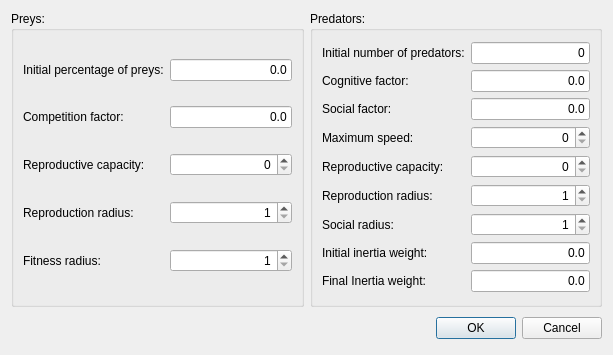
<?xml version="1.0" encoding="UTF-8"?>
<ui version="4.0">
 <class>LocalSettingsDialog</class>
 <widget class="QDialog" name="LocalSettingsDialog">
  <property name="geometry">
   <rect>
    <x>0</x>
    <y>0</y>
    <width>613</width>
    <height>355</height>
   </rect>
  </property>
  <property name="minimumSize">
   <size>
    <width>613</width>
    <height>355</height>
   </size>
  </property>
  <property name="maximumSize">
   <size>
    <width>613</width>
    <height>355</height>
   </size>
  </property>
  <property name="windowTitle">
   <string>Simulation settings</string>
  </property>
  <property name="locale">
   <locale language="Spanish" country="Mexico"/>
  </property>
  <layout class="QVBoxLayout" name="verticalLayout_3">
   <item>
    <layout class="QVBoxLayout" name="verticalLayout_2">
     <item>
      <layout class="QHBoxLayout" name="horizontalLayout_3">
       <item>
        <widget class="QGroupBox" name="groupBoxPreys">
         <property name="title">
          <string>Preys:</string>
         </property>
         <layout class="QGridLayout" name="gridLayout_2">
          <item row="3" column="1">
           <widget class="QSpinBox" name="spinBoxPreyReproductionRadius">
            <property name="alignment">
             <set>Qt::AlignRight|Qt::AlignTrailing|Qt::AlignVCenter</set>
            </property>
            <property name="minimum">
             <number>1</number>
            </property>
            <property name="value">
             <number>1</number>
            </property>
           </widget>
          </item>
          <item row="3" column="0">
           <widget class="QLabel" name="labelPreyReproductionRadius">
            <property name="text">
             <string>Reproduction radius:</string>
            </property>
           </widget>
          </item>
          <item row="2" column="1">
           <widget class="QSpinBox" name="spinBoxPreyReproductiveCapacity">
            <property name="alignment">
             <set>Qt::AlignRight|Qt::AlignTrailing|Qt::AlignVCenter</set>
            </property>
            <property name="value">
             <number>0</number>
            </property>
           </widget>
          </item>
          <item row="2" column="0">
           <widget class="QLabel" name="labelPreyReproductiveCapacity">
            <property name="text">
             <string>Reproductive capacity:</string>
            </property>
           </widget>
          </item>
          <item row="1" column="1">
           <widget class="QLineEdit" name="lineEditCompetitionFactor">
            <property name="text">
             <string>0.0</string>
            </property>
            <property name="alignment">
             <set>Qt::AlignRight|Qt::AlignTrailing|Qt::AlignVCenter</set>
            </property>
           </widget>
          </item>
          <item row="1" column="0">
           <widget class="QLabel" name="labelCompetitionFactor">
            <property name="text">
             <string>Competition factor:</string>
            </property>
           </widget>
          </item>
          <item row="0" column="1">
           <widget class="QLineEdit" name="lineEditInitialPreys">
            <property name="text">
             <string>0.0</string>
            </property>
            <property name="alignment">
             <set>Qt::AlignRight|Qt::AlignTrailing|Qt::AlignVCenter</set>
            </property>
           </widget>
          </item>
          <item row="0" column="0">
           <widget class="QLabel" name="labelInitialPreys">
            <property name="text">
             <string>Initial percentage of preys:</string>
            </property>
           </widget>
          </item>
          <item row="4" column="0">
           <widget class="QLabel" name="labelFitnessRadius">
            <property name="text">
             <string>Fitness radius:</string>
            </property>
           </widget>
          </item>
          <item row="4" column="1">
           <widget class="QSpinBox" name="spinBoxFitnessRadius">
            <property name="alignment">
             <set>Qt::AlignRight|Qt::AlignTrailing|Qt::AlignVCenter</set>
            </property>
            <property name="minimum">
             <number>1</number>
            </property>
            <property name="value">
             <number>1</number>
            </property>
           </widget>
          </item>
         </layout>
        </widget>
       </item>
       <item>
        <widget class="QGroupBox" name="groupBoxPredators">
         <property name="title">
          <string>Predators:</string>
         </property>
         <layout class="QVBoxLayout" name="verticalLayout">
          <item>
           <layout class="QGridLayout" name="gridLayout">
            <item row="0" column="0">
             <widget class="QLabel" name="labelInitialPredators">
              <property name="text">
               <string>Initial number of predators:</string>
              </property>
             </widget>
            </item>
            <item row="0" column="1">
             <widget class="QLineEdit" name="lineEditInitialPredators">
              <property name="text">
               <string>0</string>
              </property>
              <property name="alignment">
               <set>Qt::AlignRight|Qt::AlignTrailing|Qt::AlignVCenter</set>
              </property>
             </widget>
            </item>
            <item row="1" column="0">
             <widget class="QLabel" name="labelCognitiveFactor">
              <property name="text">
               <string>Cognitive factor:</string>
              </property>
             </widget>
            </item>
            <item row="1" column="1">
             <widget class="QLineEdit" name="lineEditCognitiveFactor">
              <property name="text">
               <string>0.0</string>
              </property>
              <property name="alignment">
               <set>Qt::AlignRight|Qt::AlignTrailing|Qt::AlignVCenter</set>
              </property>
             </widget>
            </item>
            <item row="2" column="0">
             <widget class="QLabel" name="labelSocialFactor">
              <property name="text">
               <string>Social factor:</string>
              </property>
             </widget>
            </item>
            <item row="2" column="1">
             <widget class="QLineEdit" name="lineEditSocialFactor">
              <property name="text">
               <string>0.0</string>
              </property>
              <property name="alignment">
               <set>Qt::AlignRight|Qt::AlignTrailing|Qt::AlignVCenter</set>
              </property>
             </widget>
            </item>
            <item row="3" column="0">
             <widget class="QLabel" name="labelMaxSpeed">
              <property name="text">
               <string>Maximum speed:</string>
              </property>
             </widget>
            </item>
            <item row="3" column="1">
             <widget class="QSpinBox" name="spinBoxMaxSpeed">
              <property name="alignment">
               <set>Qt::AlignRight|Qt::AlignTrailing|Qt::AlignVCenter</set>
              </property>
              <property name="value">
               <number>0</number>
              </property>
             </widget>
            </item>
            <item row="4" column="0">
             <widget class="QLabel" name="labelPredatorReproductiveCapacity">
              <property name="text">
               <string>Reproductive capacity:</string>
              </property>
             </widget>
            </item>
            <item row="4" column="1">
             <widget class="QSpinBox" name="spinBoxPredatorReproductiveCapacity">
              <property name="alignment">
               <set>Qt::AlignRight|Qt::AlignTrailing|Qt::AlignVCenter</set>
              </property>
              <property name="value">
               <number>0</number>
              </property>
             </widget>
            </item>
            <item row="5" column="0">
             <widget class="QLabel" name="labelPredatorReproductionRadius">
              <property name="text">
               <string>Reproduction radius:</string>
              </property>
             </widget>
            </item>
            <item row="5" column="1">
             <widget class="QSpinBox" name="spinBoxPredatorReproductionRadius">
              <property name="alignment">
               <set>Qt::AlignRight|Qt::AlignTrailing|Qt::AlignVCenter</set>
              </property>
              <property name="minimum">
               <number>1</number>
              </property>
              <property name="value">
               <number>1</number>
              </property>
             </widget>
            </item>
            <item row="6" column="0">
             <widget class="QLabel" name="labelSocial">
              <property name="text">
               <string>Social radius:</string>
              </property>
             </widget>
            </item>
            <item row="6" column="1">
             <widget class="QSpinBox" name="spinBoxSocialRadius">
              <property name="alignment">
               <set>Qt::AlignRight|Qt::AlignTrailing|Qt::AlignVCenter</set>
              </property>
              <property name="minimum">
               <number>1</number>
              </property>
              <property name="value">
               <number>1</number>
              </property>
             </widget>
            </item>
            <item row="7" column="0">
             <widget class="QLabel" name="labelInitialWeight">
              <property name="text">
               <string>Initial inertia weight:</string>
              </property>
             </widget>
            </item>
            <item row="7" column="1">
             <widget class="QLineEdit" name="lineEditInitialWeight">
              <property name="text">
               <string>0.0</string>
              </property>
              <property name="alignment">
               <set>Qt::AlignRight|Qt::AlignTrailing|Qt::AlignVCenter</set>
              </property>
             </widget>
            </item>
            <item row="8" column="0">
             <widget class="QLabel" name="labelFinalWeight">
              <property name="text">
               <string>Final Inertia weight:</string>
              </property>
             </widget>
            </item>
            <item row="8" column="1">
             <widget class="QLineEdit" name="lineEditFinalWeight">
              <property name="text">
               <string>0.0</string>
              </property>
              <property name="alignment">
               <set>Qt::AlignRight|Qt::AlignTrailing|Qt::AlignVCenter</set>
              </property>
             </widget>
            </item>
           </layout>
          </item>
         </layout>
        </widget>
       </item>
      </layout>
     </item>
     <item>
      <layout class="QHBoxLayout">
       <property name="spacing">
        <number>6</number>
       </property>
       <property name="leftMargin">
        <number>0</number>
       </property>
       <property name="topMargin">
        <number>0</number>
       </property>
       <property name="rightMargin">
        <number>0</number>
       </property>
       <property name="bottomMargin">
        <number>0</number>
       </property>
       <item>
        <spacer>
         <property name="orientation">
          <enum>Qt::Horizontal</enum>
         </property>
         <property name="sizeHint" stdset="0">
          <size>
           <width>131</width>
           <height>31</height>
          </size>
         </property>
        </spacer>
       </item>
       <item>
        <widget class="QPushButton" name="okButton">
         <property name="text">
          <string>OK</string>
         </property>
         <property name="default">
          <bool>true</bool>
         </property>
        </widget>
       </item>
       <item>
        <widget class="QPushButton" name="cancelButton">
         <property name="text">
          <string>Cancel</string>
         </property>
        </widget>
       </item>
      </layout>
     </item>
    </layout>
   </item>
  </layout>
 </widget>
 <tabstops>
  <tabstop>lineEditInitialPreys</tabstop>
  <tabstop>lineEditCompetitionFactor</tabstop>
  <tabstop>spinBoxPreyReproductiveCapacity</tabstop>
  <tabstop>spinBoxPreyReproductionRadius</tabstop>
  <tabstop>spinBoxFitnessRadius</tabstop>
  <tabstop>lineEditInitialPredators</tabstop>
  <tabstop>lineEditCognitiveFactor</tabstop>
  <tabstop>lineEditSocialFactor</tabstop>
  <tabstop>spinBoxMaxSpeed</tabstop>
  <tabstop>spinBoxPredatorReproductiveCapacity</tabstop>
  <tabstop>spinBoxPredatorReproductionRadius</tabstop>
  <tabstop>spinBoxSocialRadius</tabstop>
  <tabstop>lineEditInitialWeight</tabstop>
  <tabstop>lineEditFinalWeight</tabstop>
  <tabstop>okButton</tabstop>
  <tabstop>cancelButton</tabstop>
 </tabstops>
 <resources/>
 <connections>
  <connection>
   <sender>okButton</sender>
   <signal>clicked()</signal>
   <receiver>LocalSettingsDialog</receiver>
   <slot>accept()</slot>
   <hints>
    <hint type="sourcelabel">
     <x>278</x>
     <y>253</y>
    </hint>
    <hint type="destinationlabel">
     <x>96</x>
     <y>254</y>
    </hint>
   </hints>
  </connection>
  <connection>
   <sender>cancelButton</sender>
   <signal>clicked()</signal>
   <receiver>LocalSettingsDialog</receiver>
   <slot>reject()</slot>
   <hints>
    <hint type="sourcelabel">
     <x>369</x>
     <y>253</y>
    </hint>
    <hint type="destinationlabel">
     <x>179</x>
     <y>282</y>
    </hint>
   </hints>
  </connection>
 </connections>
</ui>
